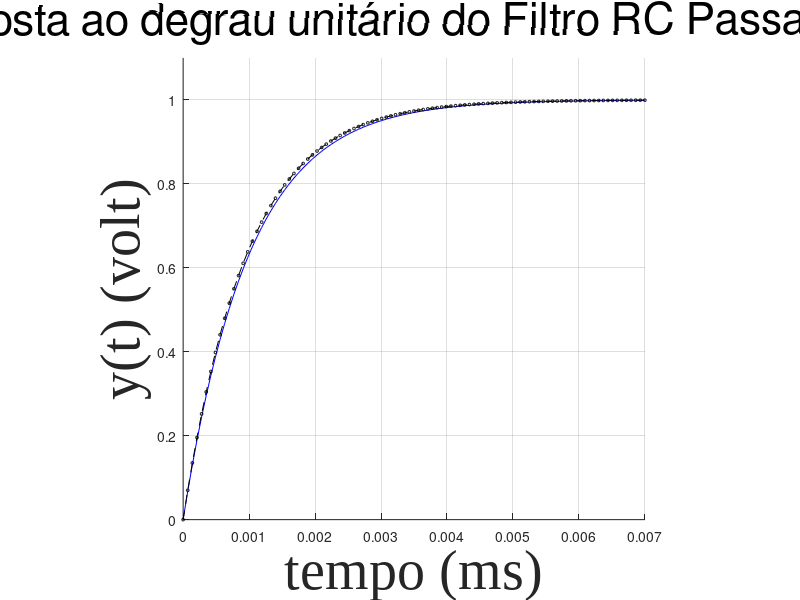
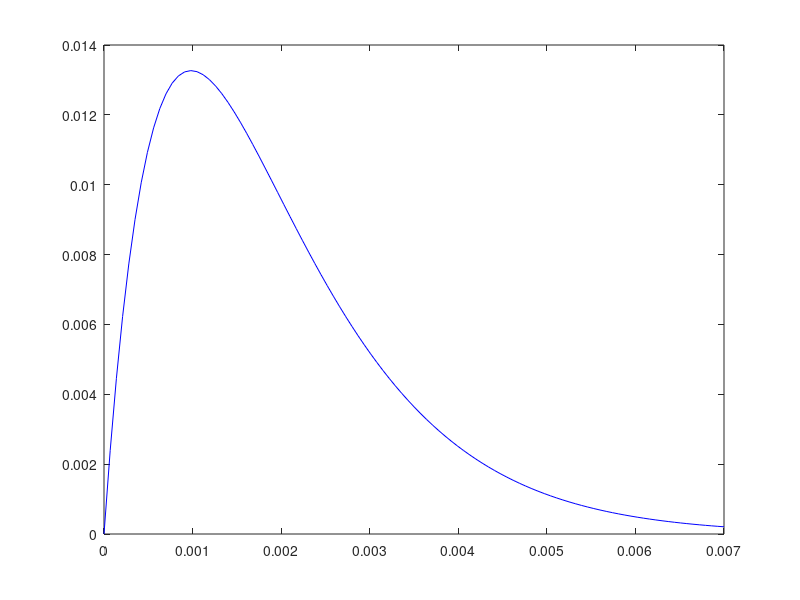

Reproduce these figures in MATLAB, in order.
% Codigo adaptado para:
% calcular a tensao de saida com base na tensao de entrada
% de um circuito RC paralelo (RC passa - baixa)

clear all,close all, clc
%% x=[0:.1:100]'; k=0.2; y0=200; y=y0.*exp(k.*x); % VALOR EXATO
x=[0:0.00007:.007]'; %% x = tempo t (ms)
y0 = 0;
x0 = 0;
R = 1000; % 1k Ohm
C = 0.000001; % 1uF
tau = R.*C;
y = 1 - exp(-x./tau); %% RESPOSTA EXATA
tensao_inicial = 1; % Volts
a=0; b=0.007; h=7.*10.^(-5);  m=(b-a)/h; xj(1)=x0; yj(1)=y0;  % DADOS PVI

funcao_y_linha = @(ti,yj) (ti - yj)./tau;
%% com base na figura 1, tensao_inicial = u(t)
%%                            0 , t < a
%% considere u(t-a) = ua(t) = 1 , t >= a
%% se a = 0, entao u(t-0) = u(t) = 1
%% Resposta ao degrau unitário do Filtro RC Passa-Baixa.
for j=1:m %% o j é utilizado para calcular cada intervalo de tempo
          %% e tambem a imagem y(j+1)
    xj(j+1)=xj(j)+h;
    yj(j+1)=yj(j)+h.*funcao_y_linha(tensao_inicial,yj(j));
end

##ax=axes;
figure(1);
hold on
plot(x,y,'b','Linewidth',.5)
plot(xj,yj,'k--',xj,yj,'ko','MarkerSize',2)
hold off
##set(ax,'Fontsize',24);
L1=xlabel('tempo (ms)');
L2=ylabel('y(t) (volt)');
L3=title('Resposta ao degrau unitário do Filtro RC Passa-Baixa.');
set(L1,'fontname','TimesNewRoman','FontSize',40);
set(L2,'fontname','TimesNewRoman','FontSize',40);
set(L3,'FontSize',32,'FontWeight','Normal');
axis([0 b 0 1.1])
axis square, box off, grid on
j=[0:m]'; ej=abs((1 - exp(-xj./tau)) - yj);
[j,xj',yj' ej']

figure(2);
plot(xj,ej,'b','Linewidth',.5)

